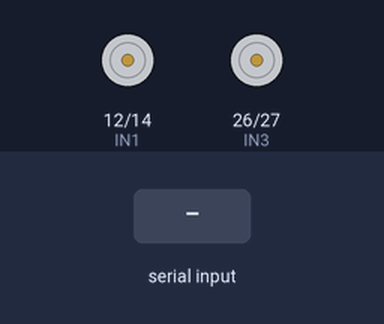
The sketch below on a simulated ESP32. Shown: motor-driver pin pairs drawn as motors (green arrow = first pin HIGH = forward, orange = second pin HIGH = backward, longer = more drive, scaled by the enable pin). The inputs (shaded band) are chosen by the test bench. What the sketch prints to the serial monitor is not drawn.

Above: at 1.2 s.
1.3 s: "frente\n" received over Serial
At 1.8 s:
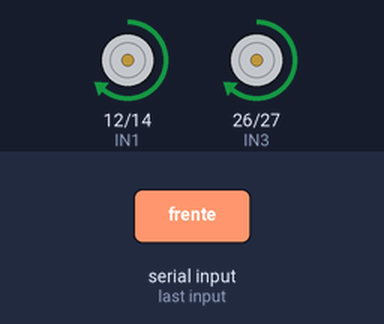
2.8 s: "esquerda\n" received over Serial
At 4.0 s:
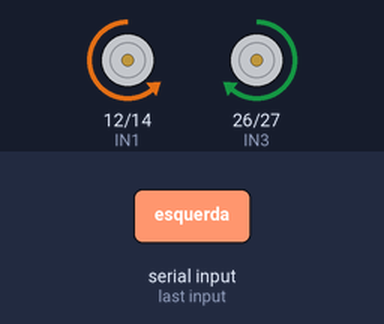
4.3 s: "direita\n" received over Serial
At 5.3 s:
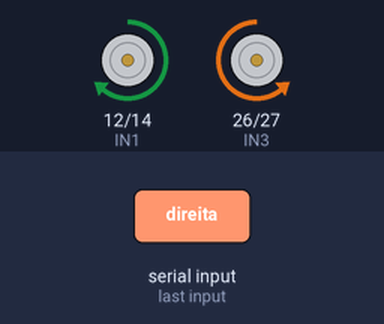
Timing chart, 0 to 7.3 s (numbered marks = the images above; inputs shaded):
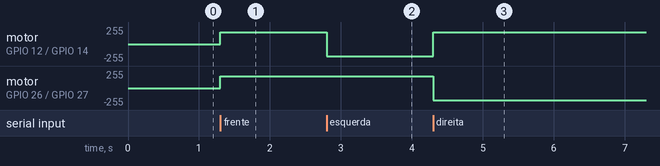

Measured:
- after the input at 1.3 s, motor on GPIO 12 (IN1) / GPIO 14 (IN2), motor on GPIO 26 (IN3) / GPIO 27 (IN4): stopped → forward 180/255 at once
- after the input at 2.8 s, motor on GPIO 12 (IN1) / GPIO 14 (IN2): forward 180/255 → backward 180/255 at once
- after the input at 4.3 s, motor on GPIO 12 (IN1) / GPIO 14 (IN2): backward 180/255 → forward 180/255 at once; motor on GPIO 26 (IN3) / GPIO 27 (IN4): forward 180/255 → backward 180/255 at once

The sketch:

esp32_robot.ino
```cpp
// --- DEFINIÇÃO DOS PINOS (Mude conforme sua montagem) ---
// Exemplo usando Driver Ponte H (L298N ou similar)

// Motor A (Esquerda)
#define ENA 13  // PWM (Velocidade)
#define IN1 12
#define IN2 14

// Motor B (Direita)
#define ENB 25  // PWM (Velocidade)
#define IN3 26
#define IN4 27

// Velocidade (0 a 255)
int velocidade = 180;

void setup() {
  // 1. Inicia a Serial com o MESMO valor do Python (115200)
  Serial.begin(115200);

  // 2. Configura pinos como saída
  pinMode(ENA, OUTPUT);
  pinMode(IN1, OUTPUT);
  pinMode(IN2, OUTPUT);

  pinMode(ENB, OUTPUT);
  pinMode(IN3, OUTPUT);
  pinMode(IN4, OUTPUT);

  // Garante que começa parado
  parar();

  Serial.println("ESP32 Trekking Pronto!");
}

void loop() {
  // Verifica se o Python enviou algo
  if (Serial.available() > 0) {

    // Lê a linha inteira até o \n (que o Python manda automaticamente)
    String comando = Serial.readStringUntil('\n');

    // Remove espaços em branco extras (trim)
    comando.trim();

    // --- INTERPRETAÇÃO DOS COMANDOS ---
    if (comando == "frente") {
      frente();
    }
    else if (comando == "esquerda") {
      esquerda();
    }
    else if (comando == "direita") {
      direita();
    }
    else if (comando == "parar") {
      parar();
    }
  }
}

// --- FUNÇÕES DE MOVIMENTO ---

void frente() {
  // Motor A Frente
  digitalWrite(IN1, HIGH);
  digitalWrite(IN2, LOW);
  analogWrite(ENA, velocidade);

  // Motor B Frente
  digitalWrite(IN3, HIGH);
  digitalWrite(IN4, LOW);
  analogWrite(ENB, velocidade);
}

void esquerda() {
  // Para virar à esquerda, motor A vai para trás, B para frente (Giro no eixo)
  // OU Motor A para e B vai para frente (Curva suave)

  // Exemplo: Giro no próprio eixo (Tank Turn)
  digitalWrite(IN1, LOW);
  digitalWrite(IN2, HIGH); // Trás
  analogWrite(ENA, velocidade);

  digitalWrite(IN3, HIGH); // Frente
  digitalWrite(IN4, LOW);
  analogWrite(ENB, velocidade);
}

void direita() {
  // Giro no próprio eixo para a direita
  digitalWrite(IN1, HIGH); // Frente
  digitalWrite(IN2, LOW);
  analogWrite(ENA, velocidade);

  digitalWrite(IN3, LOW);
  digitalWrite(IN4, HIGH); // Trás
  analogWrite(ENB, velocidade);
}

void parar() {
  digitalWrite(IN1, LOW);
  digitalWrite(IN2, LOW);
  analogWrite(ENA, 0);

  digitalWrite(IN3, LOW);
  digitalWrite(IN4, LOW);
  analogWrite(ENB, 0);
}
```
